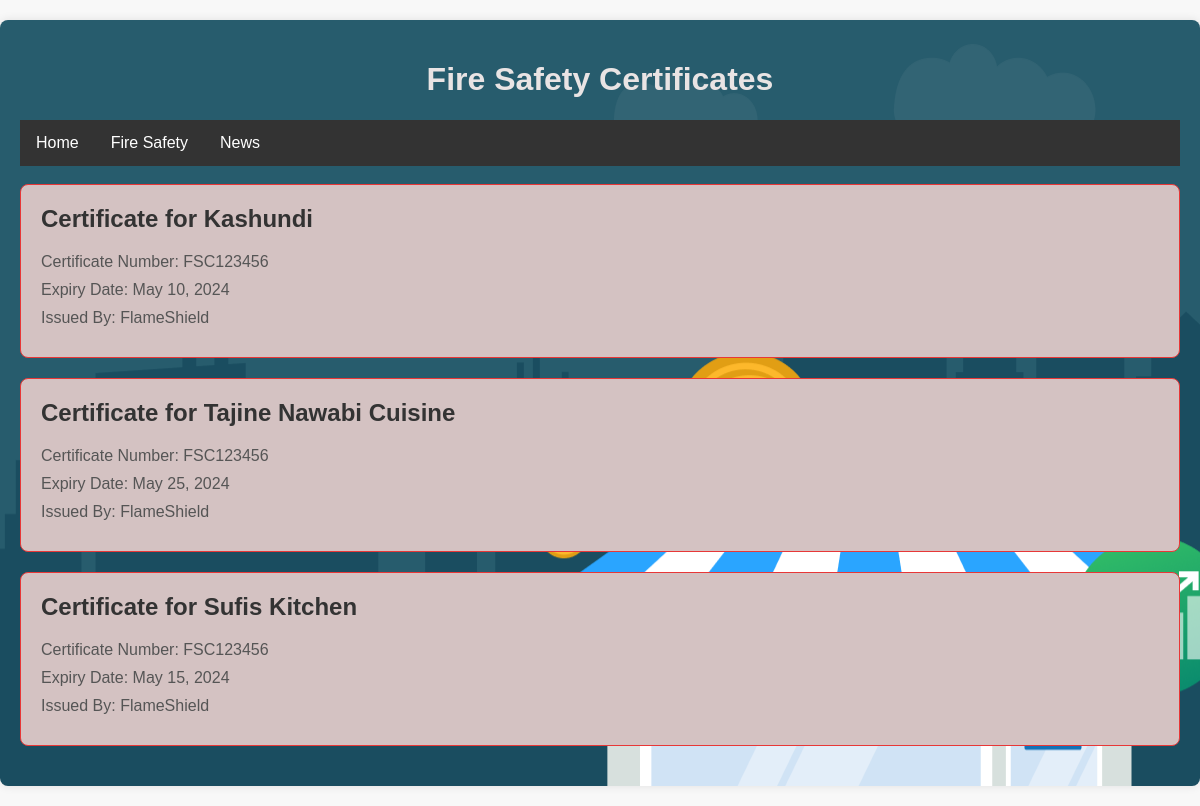
Before: /certificate/ with the older database file.
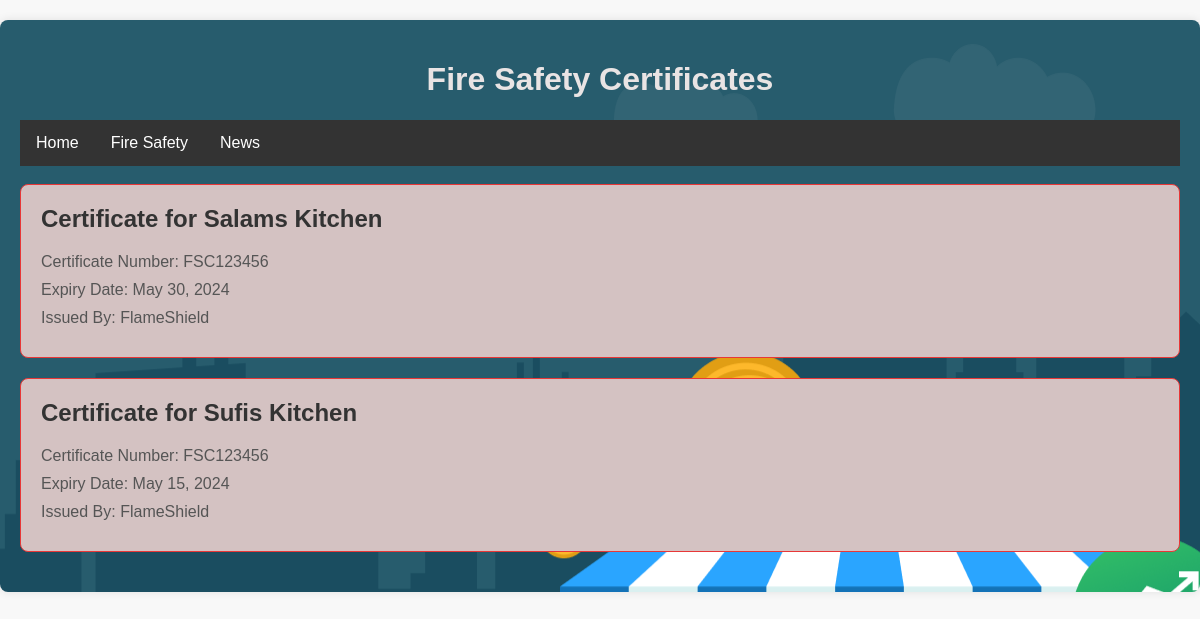
After: the same page with the newer database file.
### app1/models.py (models this page shows)
class addRestaurentModel(models.Model) :
    commpanyName = models.CharField(max_length=50)
    issuedBy = models.CharField(max_length=50)
    expiryDate = models.DateField()
    message = models.TextField()

### app1/views.py (the view)
# urls.py: path('certificate/', views.certificateView, name = "certificate"),
def certificateView(request):
    restaurants = addRestaurentModel.objects.filter()
    args = {
        "restaurants": restaurants,
    }
    return render(request, "certificate.html", args)

### templates/certificate.html (shortened to what this page needs)
<!DOCTYPE html>
<html lang="en">
<head>
</head>
<body>
<div class="container">
  <header> <h1>Fire Safety Certificates</h1> </header>
  <div class="navbar">
    <a href="/home">Home</a>
    <a href="/safety">Fire Safety</a>
    <div class="dropdown">
      <button class="dropbtn">News
      </button>
    </div>
  </div>
  <br>
  {% for i in restaurants %}
  <div class="certificate">
    <h2>Certificate for {{i.commpanyName}}</h2>
    <p>Certificate Number: FSC123456</p>
    <p>Expiry Date: {{i.expiryDate}}</p>
    <p>Issued By: FlameShield</p>
  </div>
{% endfor %}
</div>
</body>
</html>

### templates/certificate.html (style rules this page uses)
body { font-family: Arial, sans-serif; margin: 0; padding: 0; background-color: #f8f8f8; }
.container { max-width: auto; margin: 20px auto; padding: 20px; background-color: #fff; border-radius: 8px; box-shadow: 0 0 10px rgba(0, 0, 0, 0.1); background-image: url('/static/background.jpg'); }
h1 { text-align: center; color: #e9e4e4; }
.certificate { margin-bottom: 20px; padding: 20px; border: 1px solid #e83737; border-radius: 8px; background-color: #d4c2c2; }
.certificate h2 { margin-top: 0; color: #333; }
.certificate p { margin: 10px 0; color: #555; }
.navbar { overflow: hidden; background-color: #333; font-family: Arial; }
.navbar a { float: left; font-size: 16px; color: white; text-align: center; padding: 14px 16px; text-decoration: none; }
.dropdown { float: left; overflow: hidden; }
.dropdown .dropbtn { font-size: 16px; border: none; outline: none; color: white; padding: 14px 16px; background-color: inherit; font-family: inherit; margin: 0; }

Changed rows visible on the page:
removed addRestaurentModel: commpanyName "Kashundi", expiryDate "May 10, 2024"
removed addRestaurentModel: commpanyName "Tajine Nawabi Cuisine", expiryDate "May 25, 2024"
added addRestaurentModel: commpanyName "Salams Kitchen", expiryDate "May 30, 2024"
